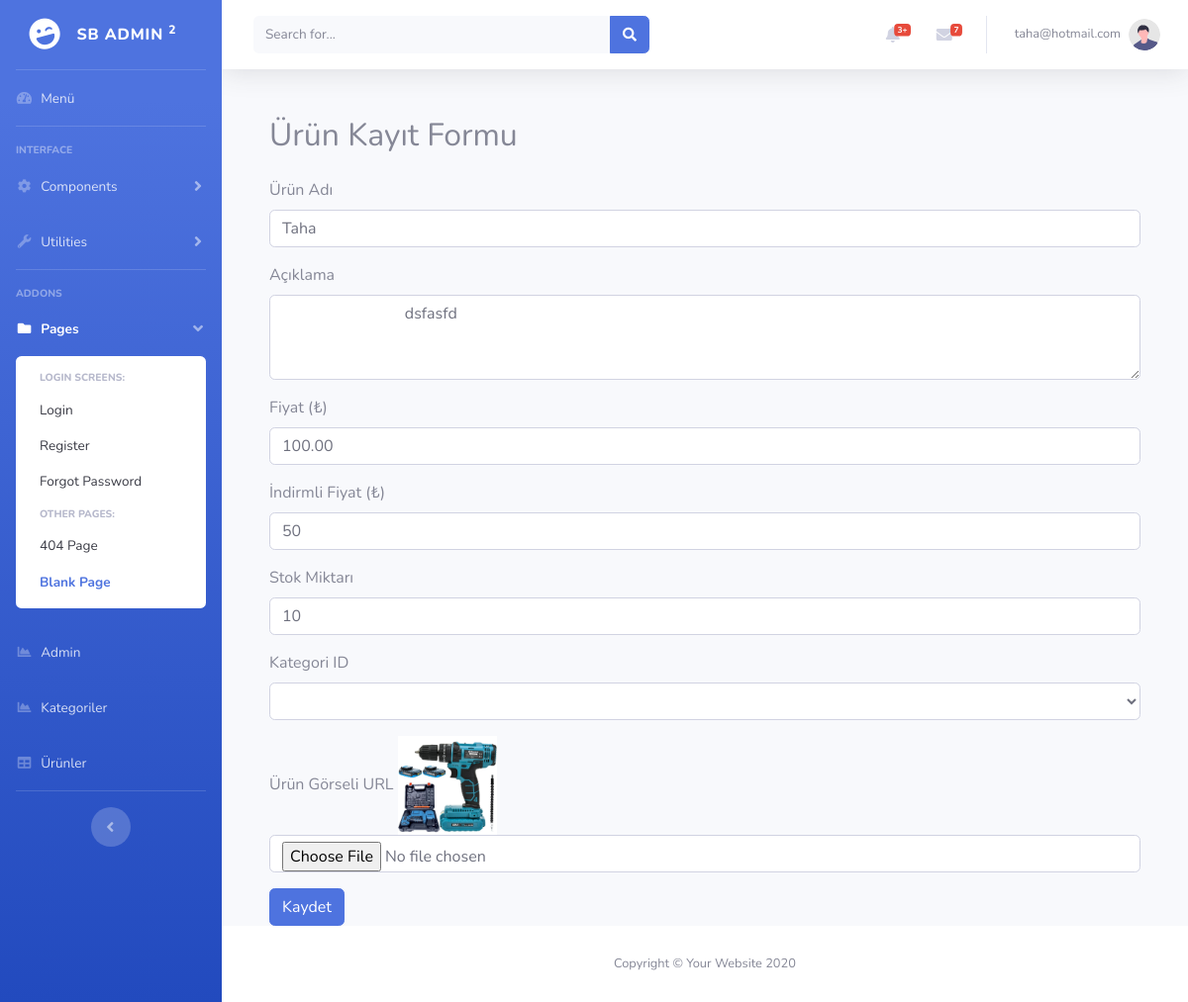
The app's page /Panel/index.php?page=urunlerEdit&id=1 (signed in) with its own data.
### tables this page shows
CREATE TABLE `products` (
  `id` int(11) NOT NULL,
  `name` varchar(150) NOT NULL,
  `description` text DEFAULT NULL,
  `price` decimal(10,2) NOT NULL,
  `discount` decimal(11,0) NOT NULL,
  `stock_quantity` int(11) DEFAULT 0,
  `category_id` int(11) DEFAULT NULL,
  `image_url` varchar(255) DEFAULT NULL,
  `created_at` timestamp NOT NULL DEFAULT current_timestamp()
);

### Panel/Urunler/Edit.php (the view, shortened to what this page needs)
<?php
require_once("../Ayar/Config.php");
if(isset($_GET['id']))
{
    $Id = $_GET['id'];
    $sql="select * from products where id='$Id'";
    $sorgu=mysqli_query($conn,$sql);
    $row=$sorgu->fetch_assoc();
}
?>
 <div class="container mt-5">
    <h2 class="mb-4">Ürün Kayıt Formu</h2>
    <form action="index.php?page=urunlerUpdate" method="post" enctype='multipart/form-data'>
      <div class="mb-3">
        <label for="name" class="form-label">Ürün Adı</label>
        <input type="text" class="form-control" id="name" value="<?php echo $row['name'];?>" name="name" maxlength="150" required>
      </div>
      <div class="mb-3">
        <label for="description" class="form-label">Açıklama</label>
        <textarea class="form-control" id="description" name="description" rows="3">
          <?php echo $row['description'];?>
        </textarea>
      </div>
      <div class="mb-3">
        <label for="price" class="form-label">Fiyat (₺)</label>
        <input type="number" step="0.01" class="form-control" value="<?php echo $row['price'];?>" id="price" name="price" required>
      </div>
        <div class="mb-3">
        <label for="price" class="form-label">İndirmli Fiyat (₺)</label>
        <input type="number" step="0.01" class="form-control" value="<?php echo $row['discount'];?>" id="price" name="discount" required>
      </div>
      <div class="mb-3">
        <label for="stock_quantity" class="form-label">Stok Miktarı</label>
        <input type="number" step="0.01" class="form-control" id="stock_quantity" value="<?php echo $row['stock_quantity'];?>" name="stock_quantity" value="0">
      </div>
      <div class="mb-3">
        <label for="category_id" class="form-label">Kategori ID</label>
        <select name="category_id" class="form-control">
                     <option value="<?php echo $row['category_id'];?>"><?php echo $row['category_id'];?></option>
                     <option value="">Seçim Yapınız</option>
         </select>
      </div>
      <div class="mb-3">
        <label for="image_url" class="form-label">Ürün Görseli URL</label>
        <img src="../Product_Image/<?php echo $row['image_url'];?>" height="100px" width="100px"/>
        <input type="file" class="form-control" id="image_url" name="image_url">
      </div>
      <button type="submit" class="btn btn-primary">Kaydet</button>
    </form>
  </div>

### records on screen
products: name "Taha", description "dsfasfd", price "100.00", discount "50", stock_quantity "10", image_url (picture)

### other values on screen
$_SESSION['email'] "taha@hotmail.com"
